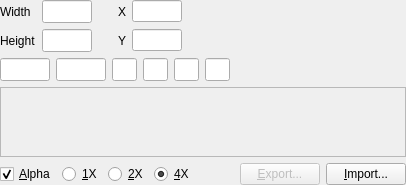
<?xml version="1.0" encoding="UTF-8"?>
<ui version="4.0">
 <class>BitmapResource</class>
 <widget class="QWidget" name="BitmapResource">
  <layout class="QVBoxLayout">
   <property name="margin">
    <number>0</number>
   </property>
   <item>
    <layout class="QGridLayout">
     <item row="0" column="0">
      <widget class="QLabel" name="labelWidth">
       <property name="text">
        <string>Width</string>
       </property>
      </widget>
     </item>
     <item row="0" column="1">
      <widget class="QLineEdit" name="editWidth">
       <property name="maximumSize">
        <size>
         <width>50</width>
         <height>16777215</height>
        </size>
       </property>
       <property name="font">
        <font>
         <family>Monospace, Courier</family>
        </font>
       </property>
       <property name="alignment">
        <set>Qt::AlignRight|Qt::AlignTrailing|Qt::AlignVCenter</set>
       </property>
       <property name="readOnly">
        <bool>true</bool>
       </property>
      </widget>
     </item>
     <item row="1" column="0">
      <widget class="QLabel" name="labelHeight">
       <property name="text">
        <string>Height</string>
       </property>
      </widget>
     </item>
     <item row="1" column="1">
      <widget class="QLineEdit" name="editHeight">
       <property name="maximumSize">
        <size>
         <width>50</width>
         <height>16777215</height>
        </size>
       </property>
       <property name="font">
        <font>
         <family>Monospace, Courier</family>
        </font>
       </property>
       <property name="alignment">
        <set>Qt::AlignRight|Qt::AlignTrailing|Qt::AlignVCenter</set>
       </property>
       <property name="readOnly">
        <bool>true</bool>
       </property>
      </widget>
     </item>
     <item row="1" column="5">
      <spacer>
       <property name="orientation">
        <enum>Qt::Horizontal</enum>
       </property>
       <property name="sizeHint">
        <size>
         <width>40</width>
         <height>20</height>
        </size>
       </property>
      </spacer>
     </item>
     <item row="1" column="3">
      <widget class="QLabel" name="labelY">
       <property name="text">
        <string>Y</string>
       </property>
      </widget>
     </item>
     <item row="0" column="3">
      <widget class="QLabel" name="labelX">
       <property name="text">
        <string>X</string>
       </property>
      </widget>
     </item>
     <item row="0" column="4">
      <widget class="QLineEdit" name="editX">
       <property name="maximumSize">
        <size>
         <width>50</width>
         <height>16777215</height>
        </size>
       </property>
      </widget>
     </item>
     <item row="1" column="4">
      <widget class="QLineEdit" name="editY">
       <property name="maximumSize">
        <size>
         <width>50</width>
         <height>16777215</height>
        </size>
       </property>
      </widget>
     </item>
     <item row="1" column="2">
      <spacer>
       <property name="orientation">
        <enum>Qt::Horizontal</enum>
       </property>
       <property name="sizeType">
        <enum>QSizePolicy::Fixed</enum>
       </property>
       <property name="sizeHint">
        <size>
         <width>20</width>
         <height>20</height>
        </size>
       </property>
      </spacer>
     </item>
    </layout>
   </item>
   <item>
    <layout class="QHBoxLayout">
     <item>
      <widget class="QLineEdit" name="editUnk1">
       <property name="maximumSize">
        <size>
         <width>50</width>
         <height>16777215</height>
        </size>
       </property>
       <property name="font">
        <font>
         <family>Monospace, Courier</family>
        </font>
       </property>
       <property name="inputMask">
        <string>HHHH;</string>
       </property>
       <property name="alignment">
        <set>Qt::AlignCenter</set>
       </property>
      </widget>
     </item>
     <item>
      <widget class="QLineEdit" name="editUnk2">
       <property name="maximumSize">
        <size>
         <width>50</width>
         <height>16777215</height>
        </size>
       </property>
       <property name="font">
        <font>
         <family>Monospace, Courier</family>
        </font>
       </property>
       <property name="inputMask">
        <string>HHHH;</string>
       </property>
       <property name="alignment">
        <set>Qt::AlignCenter</set>
       </property>
      </widget>
     </item>
     <item>
      <widget class="QLineEdit" name="editPlanar0">
       <property name="maximumSize">
        <size>
         <width>25</width>
         <height>16777215</height>
        </size>
       </property>
       <property name="font">
        <font>
         <family>Monospace, Courier</family>
        </font>
       </property>
       <property name="inputMask">
        <string>HH;</string>
       </property>
       <property name="alignment">
        <set>Qt::AlignCenter</set>
       </property>
      </widget>
     </item>
     <item>
      <widget class="QLineEdit" name="editPlanar1">
       <property name="maximumSize">
        <size>
         <width>25</width>
         <height>16777215</height>
        </size>
       </property>
       <property name="font">
        <font>
         <family>Monospace, Courier</family>
        </font>
       </property>
       <property name="inputMask">
        <string>HH;</string>
       </property>
       <property name="alignment">
        <set>Qt::AlignCenter</set>
       </property>
      </widget>
     </item>
     <item>
      <widget class="QLineEdit" name="editPlanar2">
       <property name="maximumSize">
        <size>
         <width>25</width>
         <height>16777215</height>
        </size>
       </property>
       <property name="font">
        <font>
         <family>Monospace, Courier</family>
        </font>
       </property>
       <property name="inputMask">
        <string>HH;</string>
       </property>
       <property name="alignment">
        <set>Qt::AlignCenter</set>
       </property>
      </widget>
     </item>
     <item>
      <widget class="QLineEdit" name="editPlanar3">
       <property name="maximumSize">
        <size>
         <width>25</width>
         <height>16777215</height>
        </size>
       </property>
       <property name="font">
        <font>
         <family>Monospace, Courier</family>
        </font>
       </property>
       <property name="inputMask">
        <string>HH;</string>
       </property>
       <property name="alignment">
        <set>Qt::AlignCenter</set>
       </property>
      </widget>
     </item>
     <item>
      <spacer>
       <property name="orientation">
        <enum>Qt::Horizontal</enum>
       </property>
       <property name="sizeHint">
        <size>
         <width>40</width>
         <height>20</height>
        </size>
       </property>
      </spacer>
     </item>
    </layout>
   </item>
   <item>
    <widget class="QScrollArea" name="scrollArea">
     <property name="backgroundRole">
      <enum>QPalette::Dark</enum>
     </property>
     <widget class="QLabel" name="imageLabel" />
    </widget>
   </item>
   <item>
    <layout class="QHBoxLayout">
     <item>
      <widget class="QCheckBox" name="checkAlpha">
       <property name="text">
        <string>&amp;Alpha</string>
       </property>
       <property name="checked">
        <bool>true</bool>
       </property>
      </widget>
     </item>
     <item>
      <widget class="QRadioButton" name="radioScale1">
       <property name="text">
        <string>&amp;1X</string>
       </property>
      </widget>
     </item>
     <item>
      <widget class="QRadioButton" name="radioScale2">
       <property name="text">
        <string>&amp;2X</string>
       </property>
      </widget>
     </item>
     <item>
      <widget class="QRadioButton" name="radioScale4">
       <property name="text">
        <string>&amp;4X</string>
       </property>
       <property name="checked">
        <bool>true</bool>
       </property>
      </widget>
     </item>
     <item>
      <spacer>
       <property name="orientation">
        <enum>Qt::Horizontal</enum>
       </property>
       <property name="sizeHint">
        <size>
         <width>40</width>
         <height>20</height>
        </size>
       </property>
      </spacer>
     </item>
     <item>
      <widget class="QPushButton" name="buttonExport">
       <property name="enabled">
        <bool>false</bool>
       </property>
       <property name="text">
        <string>&amp;Export...</string>
       </property>
      </widget>
     </item>
     <item>
      <widget class="QPushButton" name="buttonImport">
       <property name="text">
        <string>&amp;Import...</string>
       </property>
      </widget>
     </item>
    </layout>
   </item>
  </layout>
 </widget>
 <resources/>
 <connections>
  <connection>
   <sender>editX</sender>
   <signal>textChanged(QString)</signal>
   <receiver>BitmapResource</receiver>
   <slot>isModified()</slot>
  </connection>
  <connection>
   <sender>editY</sender>
   <signal>textChanged(QString)</signal>
   <receiver>BitmapResource</receiver>
   <slot>isModified()</slot>
  </connection>
  <connection>
   <sender>editUnk1</sender>
   <signal>textChanged(QString)</signal>
   <receiver>BitmapResource</receiver>
   <slot>isModified()</slot>
  </connection>
  <connection>
   <sender>editUnk2</sender>
   <signal>textChanged(QString)</signal>
   <receiver>BitmapResource</receiver>
   <slot>isModified()</slot>
  </connection>
  <connection>
   <sender>editPlanar0</sender>
   <signal>textChanged(QString)</signal>
   <receiver>BitmapResource</receiver>
   <slot>isModified()</slot>
  </connection>
  <connection>
   <sender>editPlanar1</sender>
   <signal>textChanged(QString)</signal>
   <receiver>BitmapResource</receiver>
   <slot>isModified()</slot>
  </connection>
  <connection>
   <sender>editPlanar2</sender>
   <signal>textChanged(QString)</signal>
   <receiver>BitmapResource</receiver>
   <slot>isModified()</slot>
  </connection>
  <connection>
   <sender>editPlanar3</sender>
   <signal>textChanged(QString)</signal>
   <receiver>BitmapResource</receiver>
   <slot>isModified()</slot>
  </connection>
  <connection>
   <sender>checkAlpha</sender>
   <signal>toggled(bool)</signal>
   <receiver>BitmapResource</receiver>
   <slot>toggleAlpha(bool)</slot>
  </connection>
  <connection>
   <sender>radioScale1</sender>
   <signal>toggled(bool)</signal>
   <receiver>BitmapResource</receiver>
   <slot>scale()</slot>
  </connection>
  <connection>
   <sender>radioScale2</sender>
   <signal>toggled(bool)</signal>
   <receiver>BitmapResource</receiver>
   <slot>scale()</slot>
  </connection>
  <connection>
   <sender>radioScale4</sender>
   <signal>toggled(bool)</signal>
   <receiver>BitmapResource</receiver>
   <slot>scale()</slot>
  </connection>
  <connection>
   <sender>buttonExport</sender>
   <signal>clicked()</signal>
   <receiver>BitmapResource</receiver>
   <slot>exportFile()</slot>
  </connection>
  <connection>
   <sender>buttonImport</sender>
   <signal>clicked()</signal>
   <receiver>BitmapResource</receiver>
   <slot>importFile()</slot>
  </connection>
 </connections>
</ui>
